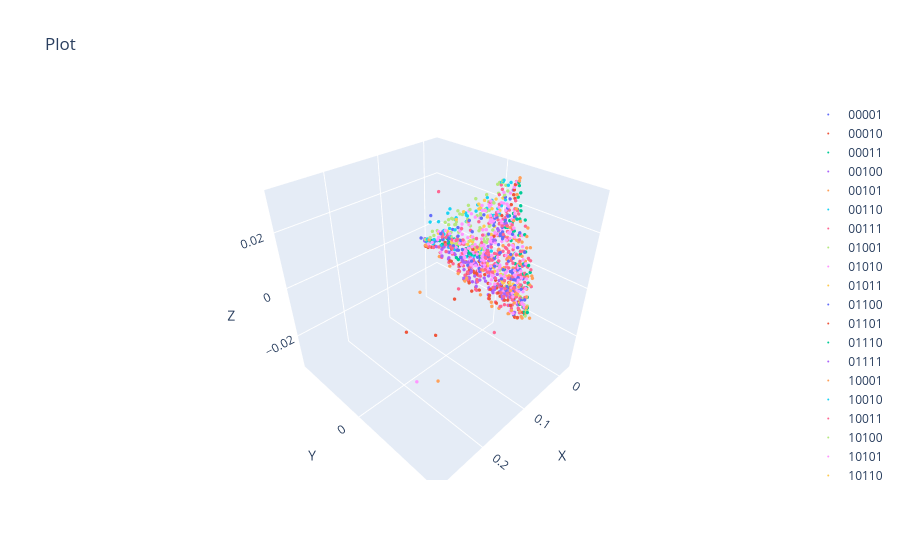

The code cell stored with this chart in its notebook:
### Code cell
scatter(count_coarse_phate, heclass, s=2)
